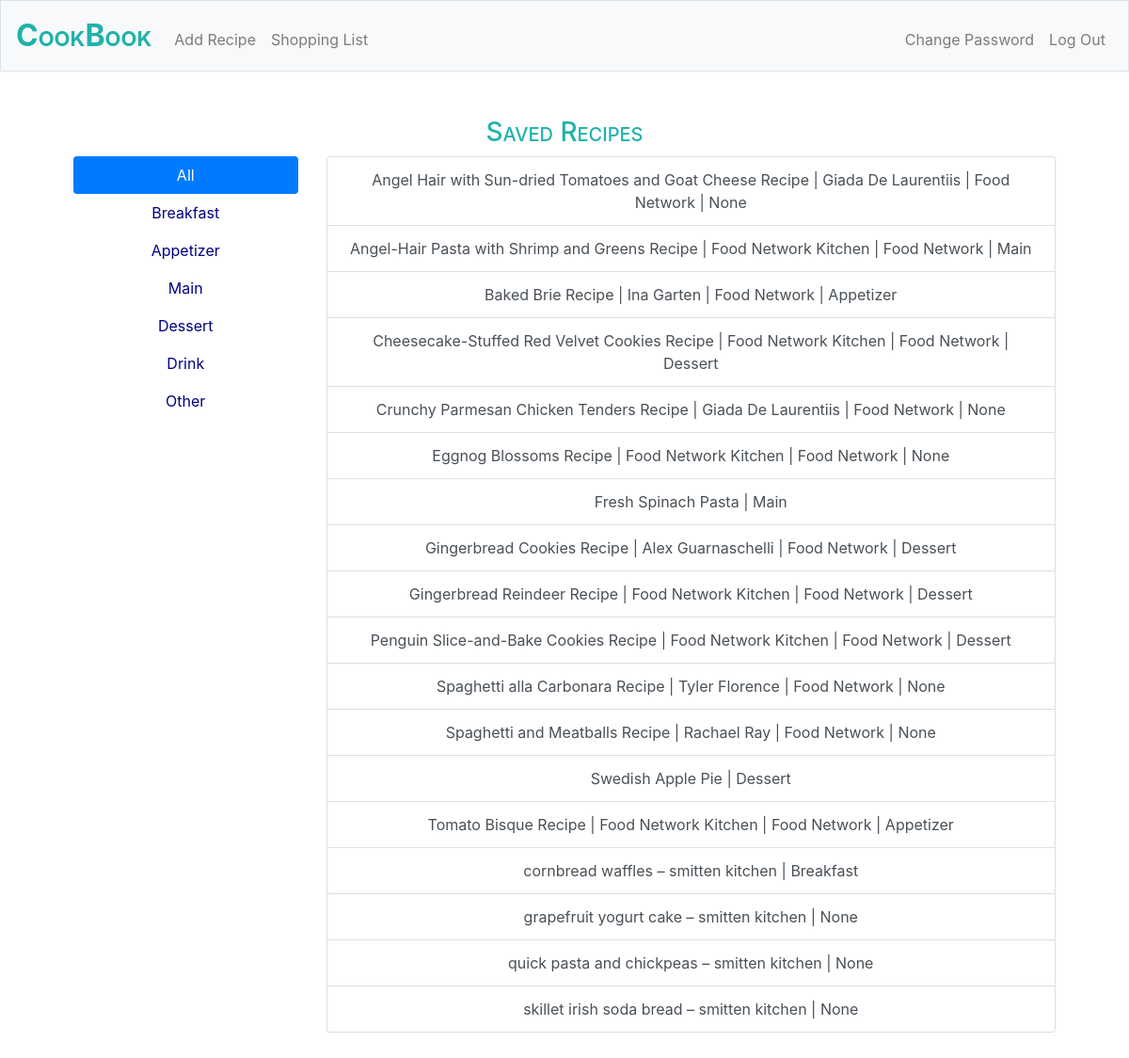
The page / (signed in) on the database its author committed.
### tables this page shows
CREATE TABLE 'recipes' ('recipe_id' INTEGER PRIMARY KEY AUTOINCREMENT NOT NULL, 'title' TEXT NOT NULL, 'type' TEXT, 'user_id' INTEGER, 'ingredients' TEXT, 'instructions' TEXT, 'url' TEXT, FOREIGN KEY (user_id) REFERENCES user(id));

### application.py (the view)
@app.route("/")
@login_required
def index():
    recipes = db.execute("SELECT recipe_id, title, type FROM recipes WHERE user_id = :user ORDER BY title",
                         user=session["user_id"])
    return render_template("index.html", recipes=recipes)

### helpers.py (called while the page is built)
def login_required(f):
    @wraps(f)
    def decorated_function(*args, **kwargs):
        if session.get("user_id") is None:
            return redirect("/login")
        return f(*args, **kwargs)
    return decorated_function

### templates/index.html (shortened to what this page needs)
{% extends "layout.html" %}
{% block main %}
    <h3>Saved Recipes</h3>
    <div class="row">
    <div class="col-3">
        <div class="nav flex-column nav-pills" id="v-pills-tab" role="tablist" aria-orientation="vertical">
          <a class="nav-link active" id="v-pills-all-tab" data-toggle="pill" href="#v-pills-all" role="tab" aria-controls="v-pills-all" aria-selected="true">All</a>
          <a class="nav-link" id="v-pills-breakfast-tab" data-toggle="pill" href="#v-pills-breakfast" role="tab" aria-controls="v-pills-breakfast" aria-selected="false">Breakfast</a>
          <a class="nav-link" id="v-pills-appetizer-tab" data-toggle="pill" href="#v-pills-appetizer" role="tab" aria-controls="v-pills-appetizer" aria-selected="false">Appetizer</a>
          <a class="nav-link" id="v-pills-main-tab" data-toggle="pill" href="#v-pills-main" role="tab" aria-controls="v-pills-main" aria-selected="false">Main</a>
          <a class="nav-link" id="v-pills-dessert-tab" data-toggle="pill" href="#v-pills-dessert" role="tab" aria-controls="v-pills-dessert" aria-selected="false">Dessert</a>
          <a class="nav-link" id="v-pills-drink-tab" data-toggle="pill" href="#v-pills-drink" role="tab" aria-controls="v-pills-drink" aria-selected="false">Drink</a>
          <a class="nav-link" id="v-pills-other-tab" data-toggle="pill" href="#v-pills-other" role="tab" aria-controls="v-pills-other" aria-selected="false">Other</a>
        </div>
    </div>
    <div class="col-9">
        <div class="tab-content" id="v-pills-tabContent">
            <div class="tab-pane fade show active" id="v-pills-all" role="tabpanel" aria-labelledby="v-pills-all-tab">
                <form action="/view" method="post">
                    <div class="list-group">
                        {% for recipe in recipes %}
                            <button type="submit" class="list-group-item list-group-item-action" name="recipe" value="{{ recipe.recipe_id }}">{{ recipe.title }} | {{recipe.type }}</button>
                        {% endfor %}
                    </div>
                </form>
            </div>
        </div>
    </div>
    </div>
{% endblock %}

### templates/layout.html (shortened to what this page needs)
<!DOCTYPE html>
<html lang="en">
    <head>
        <link href="https://maxcdn.bootstrapcdn.com/bootstrap/4.0.0-beta.2/css/bootstrap.min.css" rel="stylesheet"/>
        <link href="/static/styles.css" rel="stylesheet"/>
    </head>
    <body>
        <nav class="navbar navbar-expand-md navbar-light bg-light border">
            <a class="navbar-brand" href="/"><span class="blue">CookBook</span></a>
            <div class="collapse navbar-collapse" id="navbar">
                {% if session.user_id %}
                    <ul class="navbar-nav mr-auto mt-2">
                        <li class="nav-item"><a class="nav-link" href="/add">Add Recipe</a></li>
                        <li class="nav-item"><a class="nav-link" href="/shop">Shopping List</a></li>
                    </ul>
                    <ul class="navbar-nav ml-auto mt-2">
                        <li class="nav-item"><a class="nav-link" href="/change">Change Password</a></li>
                        <li class="nav-item"><a class="nav-link" href="/logout">Log Out</a></li>
                    </ul>
                {% else %}
                    <ul class="navbar-nav ml-auto mt-2">
                        <li class="nav-item"><a class="nav-link" href="/register">Register</a></li>
                        <li class="nav-item"><a class="nav-link" href="/login">Log In</a></li>
                    </ul>
                {% endif %}
            </div>
        </nav>
        <main class="container p-5">
            {% block main %}{% endblock %}
        </main>
    </body>
</html>

### static/styles.css (style rules this page uses)
nav .navbar-brand { font-size: xx-large; font: Georgia, serif; font-weight: bold; font-variant: small-caps; }
nav .navbar-brand .blue { color: #20b2aa; }
main .list-group-item { width: auto; }
main { overflow-x: auto; text-align: center; }
main h3 { font: Georgia, serif; font-variant: small-caps; color: #20b2aa; }
main a { color: #000080; }

### rows shown on the page
recipes: {{ recipe.recipe_id }} 46 (drawn), title "Angel Hair with Sun-dried Tomatoes and Goat Cheese Recipe | Giada De Laurentiis | Food Network", type "None"
recipes: {{ recipe.recipe_id }} 60 (drawn), title "Angel-Hair Pasta with Shrimp and Greens Recipe | Food Network Kitchen | Food Network", type "Main"
recipes: {{ recipe.recipe_id }} 48 (drawn), title "Baked Brie Recipe | Ina Garten | Food Network", type "Appetizer"
recipes: {{ recipe.recipe_id }} 59 (drawn), title "Cheesecake-Stuffed Red Velvet Cookies Recipe | Food Network Kitchen | Food Network", type "Dessert"
recipes: {{ recipe.recipe_id }} 41 (drawn), title "Crunchy Parmesan Chicken Tenders Recipe | Giada De Laurentiis | Food Network", type "None"
recipes: {{ recipe.recipe_id }} 54 (drawn), title "Eggnog Blossoms Recipe | Food Network Kitchen | Food Network", type "None"
recipes: {{ recipe.recipe_id }} 3 (drawn), title "Fresh Spinach Pasta", type "Main"
recipes: {{ recipe.recipe_id }} 49 (drawn), title "Gingerbread Cookies Recipe | Alex Guarnaschelli | Food Network", type "Dessert"
recipes: {{ recipe.recipe_id }} 58 (drawn), title "Gingerbread Reindeer Recipe | Food Network Kitchen | Food Network", type "Dessert"
recipes: {{ recipe.recipe_id }} 47 (drawn), title "Penguin Slice-and-Bake Cookies Recipe | Food Network Kitchen | Food Network", type "Dessert"
recipes: {{ recipe.recipe_id }} 42 (drawn), title "Spaghetti alla Carbonara Recipe | Tyler Florence | Food Network", type "None"
recipes: {{ recipe.recipe_id }} 44 (drawn), title "Spaghetti and Meatballs Recipe | Rachael Ray | Food Network", type "None"
recipes: {{ recipe.recipe_id }} 7 (drawn), title "Swedish Apple Pie", type "Dessert"
recipes: {{ recipe.recipe_id }} 45 (drawn), title "Tomato Bisque Recipe | Food Network Kitchen | Food Network", type "Appetizer"
recipes: {{ recipe.recipe_id }} 21 (drawn), title "cornbread waffles – smitten kitchen", type "Breakfast"
recipes: {{ recipe.recipe_id }} 25 (drawn), title "grapefruit yogurt cake – smitten kitchen", type "None"
recipes: {{ recipe.recipe_id }} 53 (drawn), title "quick pasta and chickpeas – smitten kitchen", type "None"
recipes: {{ recipe.recipe_id }} 10 (drawn), title "skillet irish soda bread – smitten kitchen", type "None"
